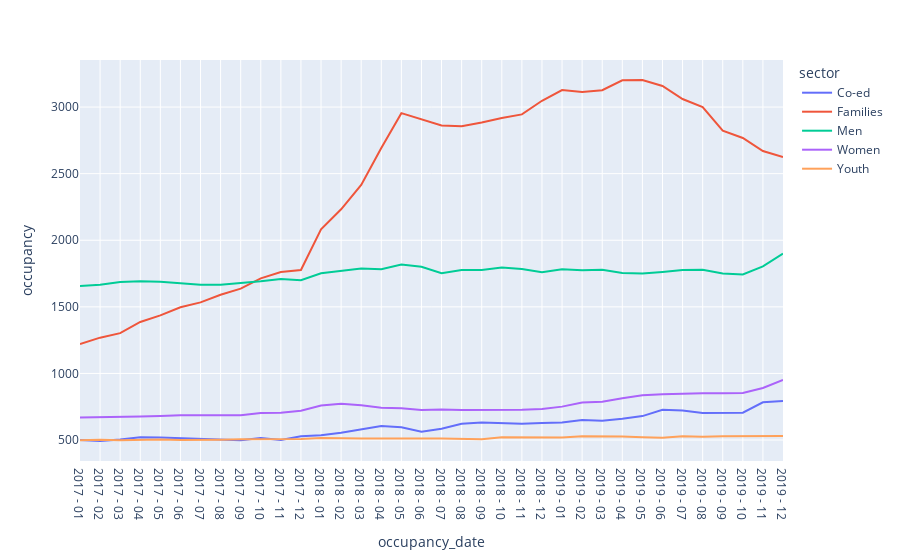

The notebook cell this image was saved under:
### Code cell
fig = px.line(sector, x="occupancy_date", y = "occupancy", color = "sector")
fig.show()

### Figure 1 — Plotly figure (JSON) as saved in the notebook; plotly's stock layout.template omitted (floating-point values rounded to 4 significant figures)
{"data": [{"hoverlabel": {"namelength": 0}, "hovertemplate": "sector=Co-ed<br>occupancy_date=%{x}<br>occupancy=%{y}", "legendgroup": "Co-ed", "line": {"color": "#636efa", "dash": "solid"}, "mode": "lines", "name": "Co-ed", "showlegend": true, "type": "scatter", "x": ["2017 - 01 ", "2017 - 02 ", "2017 - 03 ", "2017 - 04 ", "2017 - 05 ", "2017 - 06 ", "2017 - 07 ", "2017 - 08 ", "2017 - 09 ", "2017 - 10 ", "2017 - 11 ", "2017 - 12 ", "2018 - 01 ", "2018 - 02 ", "2018 - 03 ", "2018 - 04 ", "2018 - 05 ", "2018 - 06 ", "2018 - 07 ", "2018 - 08 ", "2018 - 09 ", "2018 - 10 ", "2018 - 11 ", "2018 - 12 ", "2019 - 01 ", "2019 - 02 ", "2019 - 03 ", "2019 - 04 ", "2019 - 05 ", "2019 - 06 ", "2019 - 07 ", "2019 - 08 ", "2019 - 09 ", "2019 - 10 ", "2019 - 11 ", "2019 - 12 "], "xaxis": "x", "y": [501.2, 493.2, 504.5, 520.8, 519.6, 515.0, 509.6, 505.9, 498.6, 515.6, 500.7, 528.5, 536.6, 555.6, 581, 604.5, 595.2, 562.1, 584.3, 621.7, 632.1, 625.6, 621.9, 627.2, 631.4, 651.1, 645.1, 659.9, 679.8, 727.3, 722.1, 703.2, 704.5, 705.6, 783.7, 793.8], "yaxis": "y"}, {"hoverlabel": {"namelength": 0}, "hovertemplate": "sector=Families<br>occupancy_date=%{x}<br>occupancy=%{y}", "legendgroup": "Families", "line": {"color": "#EF553B", "dash": "solid"}, "mode": "lines", "name": "Families", "showlegend": true, "type": "scatter", "x": ["2017 - 01 ", "2017 - 02 ", "2017 - 03 ", "2017 - 04 ", "2017 - 05 ", "2017 - 06 ", "2017 - 07 ", "2017 - 08 ", "2017 - 09 ", "2017 - 10 ", "2017 - 11 ", "2017 - 12 ", "2018 - 01 ", "2018 - 02 ", "2018 - 03 ", "2018 - 04 ", "2018 - 05 ", "2018 - 06 ", "2018 - 07 ", "2018 - 08 ", "2018 - 09 ", "2018 - 10 ", "2018 - 11 ", "2018 - 12 ", "2019 - 01 ", "2019 - 02 ", "2019 - 03 ", "2019 - 04 ", "2019 - 05 ", "2019 - 06 ", "2019 - 07 ", "2019 - 08 ", "2019 - 09 ", "2019 - 10 ", "2019 - 11 ", "2019 - 12 "], "xaxis": "x", "y": [1221.0, 1269.0, 1302.0, 1386.0, 1436, 1497.0, 1534.0, 1591.0, 1637, 1714.0, 1762.0, 1777.0, 2083.0, 2232.0, 2415.0, 2693.0, 2954.0, 2910.0, 2862.0, 2856.0, 2883.0, 2918.0, 2945.0, 3047.0, 3127.0, 3113.0, 3126.0, 3201.0, 3203.0, 3158.0, 3060.0, 3000.0, 2823.0, 2768.0, 2670.0, 2625.0], "yaxis": "y"}, {"hoverlabel": {"namelength": 0}, "hovertemplate": "sector=Men<br>occupancy_date=%{x}<br>occupancy=%{y}", "legendgroup": "Men", "line": {"color": "#00cc96", "dash": "solid"}, "mode": "lines", "name": "Men", "showlegend": true, "type": "scatter", "x": ["2017 - 01 ", "2017 - 02 ", "2017 - 03 ", "2017 - 04 ", "2017 - 05 ", "2017 - 06 ", "2017 - 07 ", "2017 - 08 ", "2017 - 09 ", "2017 - 10 ", "2017 - 11 ", "2017 - 12 ", "2018 - 01 ", "2018 - 02 ", "2018 - 03 ", "2018 - 04 ", "2018 - 05 ", "2018 - 06 ", "2018 - 07 ", "2018 - 08 ", "2018 - 09 ", "2018 - 10 ", "2018 - 11 ", "2018 - 12 ", "2019 - 01 ", "2019 - 02 ", "2019 - 03 ", "2019 - 04 ", "2019 - 05 ", "2019 - 06 ", "2019 - 07 ", "2019 - 08 ", "2019 - 09 ", "2019 - 10 ", "2019 - 11 ", "2019 - 12 "], "xaxis": "x", "y": [1657.0, 1665.0, 1686.0, 1691.0, 1688.0, 1676.0, 1666.0, 1667.0, 1678.0, 1692.0, 1710.0, 1700.0, 1752.0, 1769.0, 1787.0, 1783.0, 1818.0, 1801.0, 1753.0, 1776.0, 1777.0, 1796.0, 1785.0, 1760.0, 1782.0, 1776.0, 1779, 1755, 1750.0, 1762.0, 1776.0, 1779.0, 1750.0, 1743.0, 1803.0, 1899.0], "yaxis": "y"}, {"hoverlabel": {"namelength": 0}, "hovertemplate": "sector=Women<br>occupancy_date=%{x}<br>occupancy=%{y}", "legendgroup": "Women", "line": {"color": "#ab63fa", "dash": "solid"}, "mode": "lines", "name": "Women", "showlegend": true, "type": "scatter", "x": ["2017 - 01 ", "2017 - 02 ", "2017 - 03 ", "2017 - 04 ", "2017 - 05 ", "2017 - 06 ", "2017 - 07 ", "2017 - 08 ", "2017 - 09 ", "2017 - 10 ", "2017 - 11 ", "2017 - 12 ", "2018 - 01 ", "2018 - 02 ", "2018 - 03 ", "2018 - 04 ", "2018 - 05 ", "2018 - 06 ", "2018 - 07 ", "2018 - 08 ", "2018 - 09 ", "2018 - 10 ", "2018 - 11 ", "2018 - 12 ", "2019 - 01 ", "2019 - 02 ", "2019 - 03 ", "2019 - 04 ", "2019 - 05 ", "2019 - 06 ", "2019 - 07 ", "2019 - 08 ", "2019 - 09 ", "2019 - 10 ", "2019 - 11 ", "2019 - 12 "], "xaxis": "x", "y": [669.2, 669.9, 673.2, 676.8, 681.3, 687, 685.8, 686.4, 685.6, 702.2, 705.0, 720.6, 759.9, 771.8, 762.0, 742.6, 738.3, 725.7, 729.0, 725.7, 725.3, 729.7, 727.5, 733.0, 750.8, 782.1, 786.9, 813.8, 836.1, 844.5, 849.7, 851.2, 851.8, 853.1, 890.6, 950.7], "yaxis": "y"}, {"hoverlabel": {"namelength": 0}, "hovertemplate": "sector=Youth<br>occupancy_date=%{x}<br>occupancy=%{y}", "legendgroup": "Youth", "line": {"color": "#FFA15A", "dash": "solid"}, "mode": "lines", "name": "Youth", "showlegend": true, "type": "scatter", "x": ["2017 - 01 ", "2017 - 02 ", "2017 - 03 ", "2017 - 04 ", "2017 - 05 ", "2017 - 06 ", "2017 - 07 ", "2017 - 08 ", "2017 - 09 ", "2017 - 10 ", "2017 - 11 ", "2017 - 12 ", "2018 - 01 ", "2018 - 02 ", "2018 - 03 ", "2018 - 04 ", "2018 - 05 ", "2018 - 06 ", "2018 - 07 ", "2018 - 08 ", "2018 - 09 ", "2018 - 10 ", "2018 - 11 ", "2018 - 12 ", "2019 - 01 ", "2019 - 02 ", "2019 - 03 ", "2019 - 04 ", "2019 - 05 ", "2019 - 06 ", "2019 - 07 ", "2019 - 08 ", "2019 - 09 ", "2019 - 10 ", "2019 - 11 ", "2019 - 12 "], "xaxis": "x", "y": [499.1, 501.9, 498.5, 503.3, 503.3, 500.9, 500.7, 502.9, 506.4, 508.2, 507.2, 508.2, 516.1, 517.0, 512.5, 512.2, 514.2, 511.4, 511.7, 509.0, 505.7, 520.8, 521.5, 518.8, 519, 528.7, 529.4, 527.4, 520.3, 516.6, 529.1, 523.9, 528.4, 530.0, 531.5, 530.7], "yaxis": "y"}], "layout": {"autosize": true, "legend": {"title": {"text": "sector"}, "tracegroupgap": 0}, "margin": {"t": 60}, "xaxis": {"anchor": "y", "autorange": true, "domain": [0, 1], "range": [0, 35], "title": {"text": "occupancy_date"}, "type": "category"}, "yaxis": {"anchor": "x", "autorange": true, "domain": [0, 1], "range": [342.6, 3353.0], "title": {"text": "occupancy"}, "type": "linear"}}}
